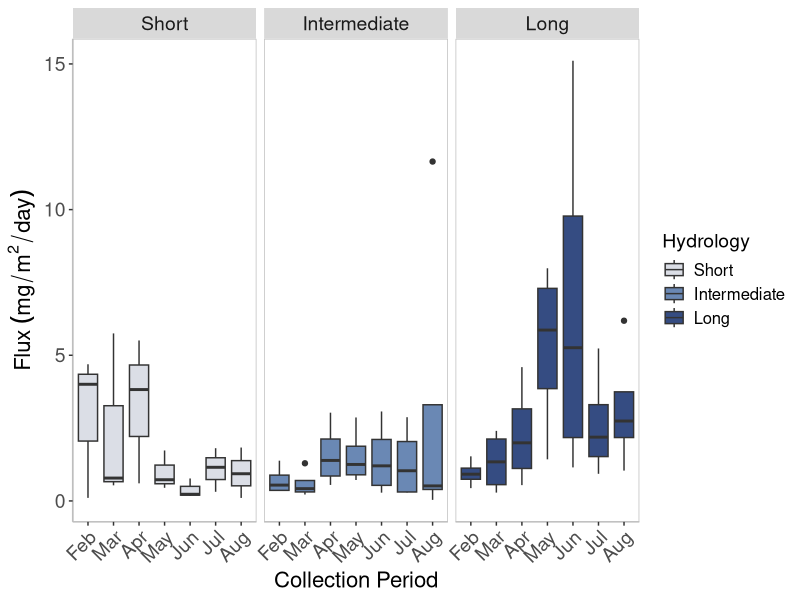
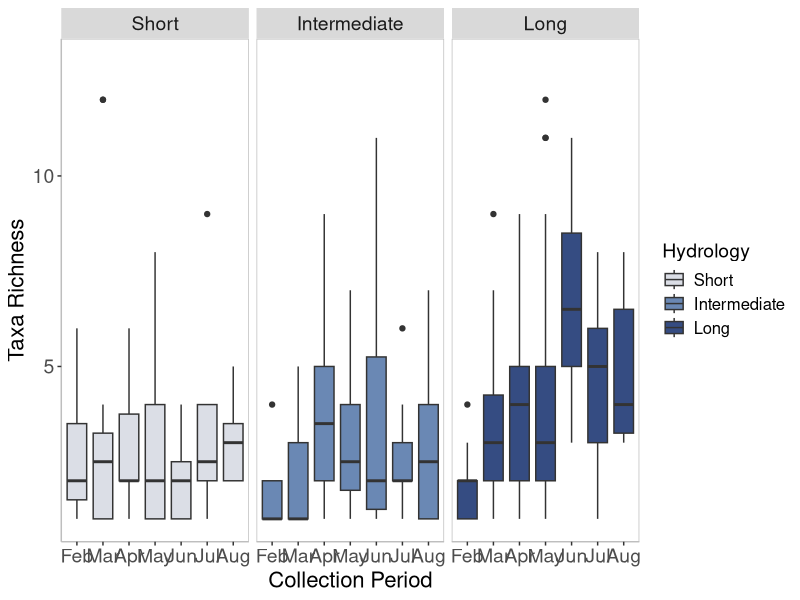
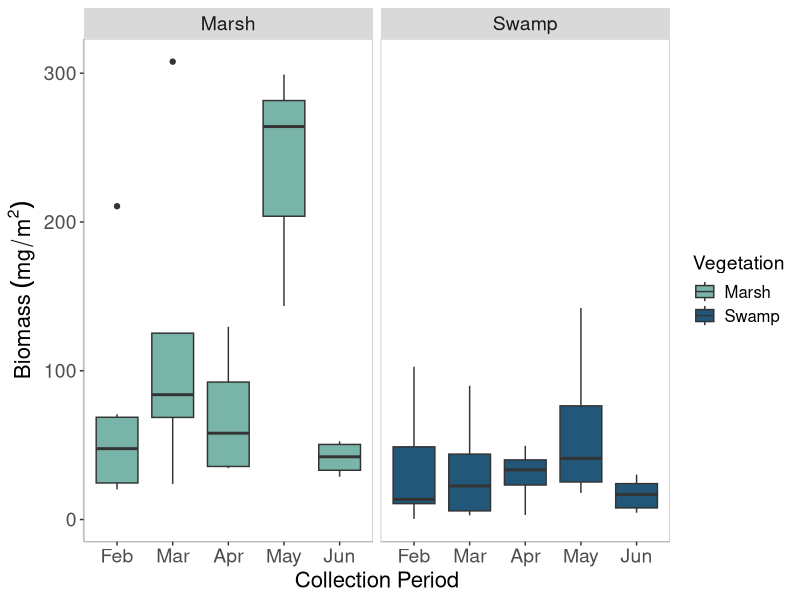
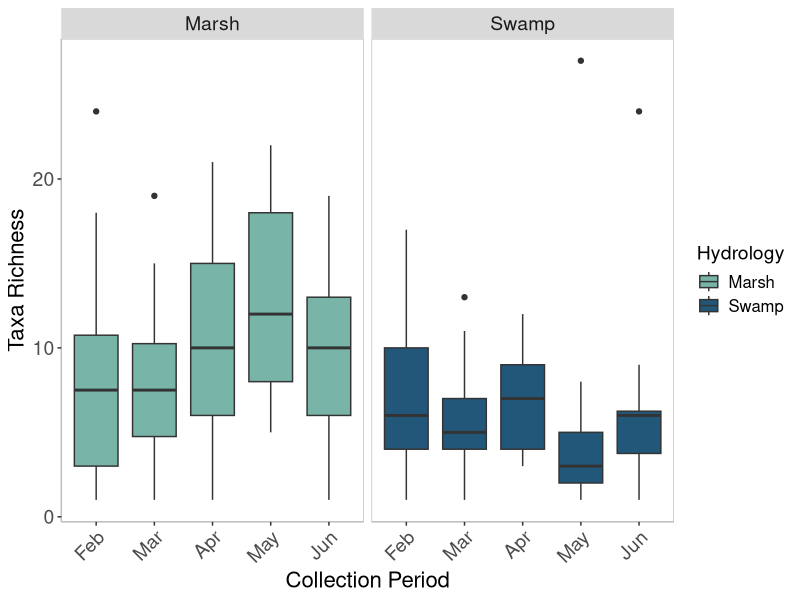
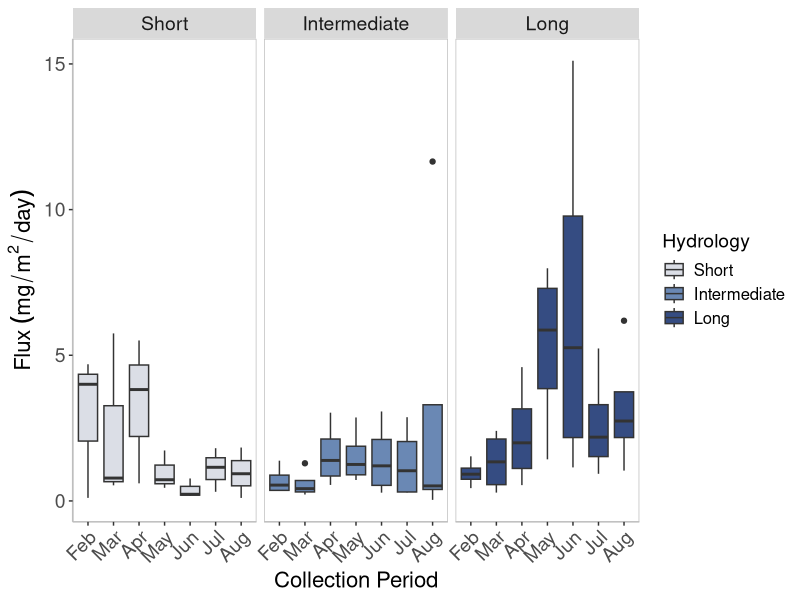
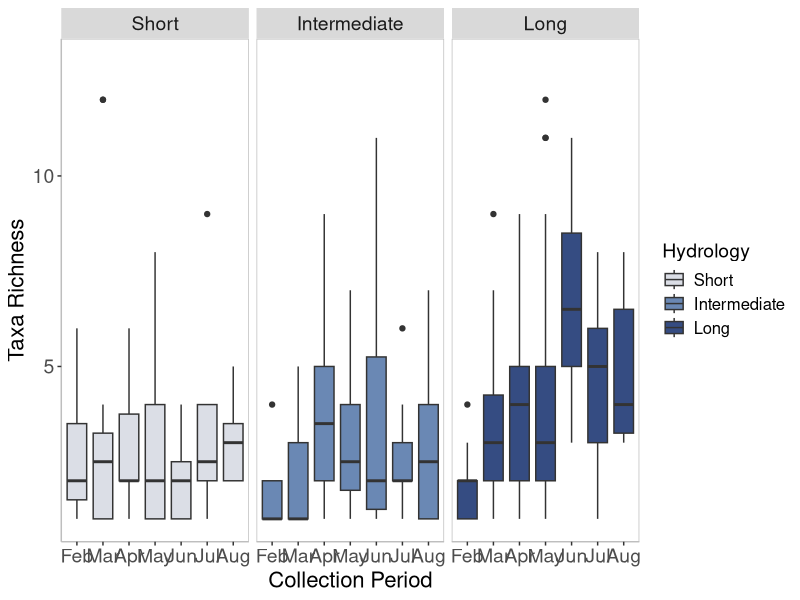
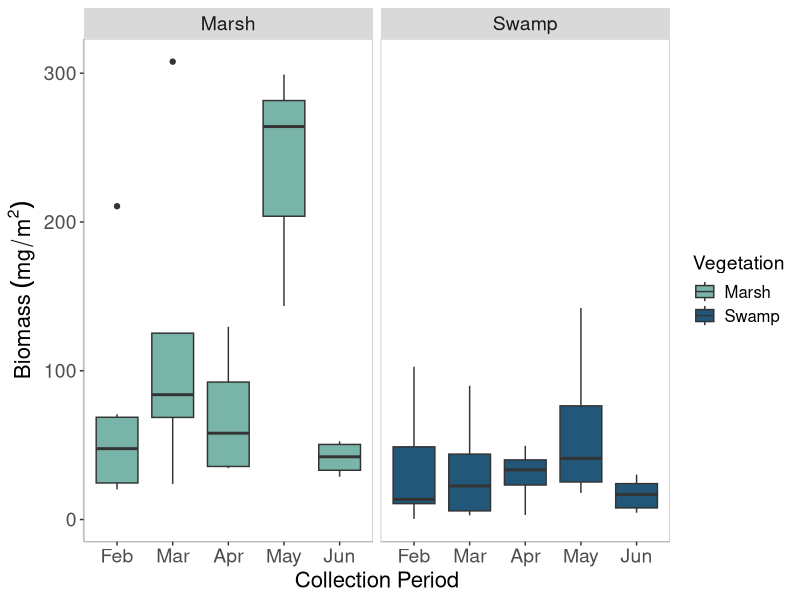
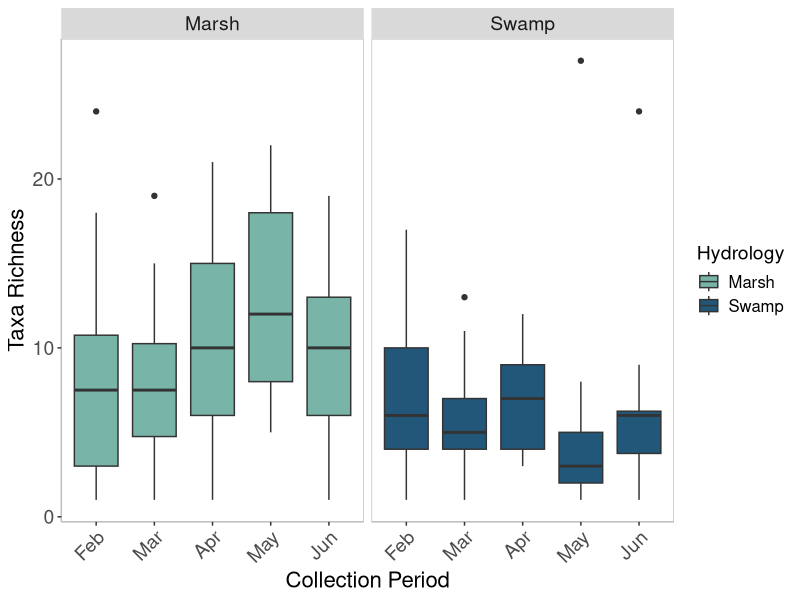

These charts were generated, in order, by the following R code:
### Figures 7-10
## Changes in emergence biomass and richness over time, figures 10 and 8
library(tidyr)
library(dplyr)
library(ggplot2)

# reading in the data
emergebiomass <- read.csv ("EmergeBiomassTotaled.csv")

biomasspersite <- emergebiomass %>%
  group_by(Wetland, DateCollected, Type, HLength, CoV, Sample) %>% 
  summarize(Biomass = sum (tot_biomass, na.rm = TRUE), 
            Density = sum (Density, na.rm = TRUE),
            .groups = "drop") 

# dividing the biomass collected on a given date by the number of days the trap
# had been collecting, therefore measuring the rate of flux (biomass/m^2/day)
biomasspersite <- biomasspersite %>%
  mutate(DateCollected = as.Date(DateCollected, format = "%m/%d/%Y")) %>% 
  group_by(DateCollected) %>%
  mutate(Flux = case_when(
    DateCollected == as.Date("2023-02-21") ~ Biomass / 7,
    DateCollected == as.Date("2024-02-21") ~ Biomass / 7,
    DateCollected == as.Date("2023-03-06") ~ Biomass / 13,
    DateCollected == as.Date("2023-03-05") ~ Biomass / 13,
    DateCollected == as.Date("2023-03-21") ~ Biomass / 15,
    DateCollected == as.Date("2023-04-05") ~ Biomass / 15,
    DateCollected == as.Date("2023-04-20") ~ Biomass / 15,
    DateCollected == as.Date("2023-05-03") ~ Biomass / 13,
    DateCollected == as.Date("2024-05-03") ~ Biomass / 13,
    DateCollected == as.Date("2023-05-12") ~ Biomass / 9,
    DateCollected == as.Date("2023-05-17") ~ Biomass / 14,
    DateCollected == as.Date("2023-05-31") ~ Biomass / 14,
    DateCollected == as.Date("2023-06-14") ~ Biomass / 14,
    DateCollected == as.Date("2023-06-15") ~ Biomass / 15,
    DateCollected == as.Date("2023-06-23") ~ Biomass / 23,
    DateCollected == as.Date("2023-06-22") ~ Biomass / 22,
    DateCollected == as.Date("2023-07-05") ~ Biomass / 16,
    DateCollected == as.Date("2023-07-06") ~ Biomass / 16,
    DateCollected == as.Date("2023-07-19") ~ Biomass / 14,
    DateCollected == as.Date("2024-07-19") ~ Biomass / 14,
    DateCollected == as.Date("2023-08-01") ~ Biomass / 13,
    TRUE ~ Biomass
  ))

# dividing the density of insects collected on a given date by the number of days the trap
# had been collecting, therefore measuring the rate of emergence (density/m^2/day)
biomasspersite <- biomasspersite %>%
  mutate(DateCollected = as.Date(DateCollected, format = "%m/%d/%Y")) %>% 
  group_by(DateCollected) %>%
  mutate(Emergence = case_when(
    DateCollected == as.Date("2023-02-21") ~ Density / 7,
    DateCollected == as.Date("2024-02-21") ~ Density / 7,
    DateCollected == as.Date("2023-03-06") ~ Density / 13,
    DateCollected == as.Date("2023-03-05") ~ Density / 13,
    DateCollected == as.Date("2023-03-21") ~ Density / 15,
    DateCollected == as.Date("2023-04-05") ~ Density / 15,
    DateCollected == as.Date("2023-04-20") ~ Density / 15,
    DateCollected == as.Date("2023-05-03") ~ Density / 13,
    DateCollected == as.Date("2024-05-03") ~ Density / 13,
    DateCollected == as.Date("2023-05-12") ~ Density / 9,
    DateCollected == as.Date("2023-05-17") ~ Density / 14,
    DateCollected == as.Date("2023-05-31") ~ Density / 14,
    DateCollected == as.Date("2023-06-14") ~ Density / 14,
    DateCollected == as.Date("2023-06-15") ~ Density / 15,
    DateCollected == as.Date("2023-06-23") ~ Density / 23,
    DateCollected == as.Date("2023-06-22") ~ Density / 22,
    DateCollected == as.Date("2023-07-05") ~ Density / 16,
    DateCollected == as.Date("2023-07-06") ~ Density / 16,
    DateCollected == as.Date("2023-07-19") ~ Density / 14,
    DateCollected == as.Date("2024-07-19") ~ Density / 14,
    DateCollected == as.Date("2023-08-01") ~ Density / 13,
    TRUE ~ Density
  ))

# simplifying dates into month vs day of month
biomasspersite <- biomasspersite %>%
  mutate(DateCollected = as.Date(DateCollected, format = "%m/%d/%Y")) %>%
  mutate(DateCollected = case_when(
    DateCollected == as.Date("2023-02-21") ~ "Feb",
    DateCollected == as.Date("2024-02-21") ~ "Feb",
    DateCollected == as.Date("2023-03-06") ~ "Mar",
    DateCollected == as.Date("2023-03-05") ~ "Mar",
    DateCollected == as.Date("2023-03-21") ~ "Mar",
    DateCollected == as.Date("2023-04-05") ~ "Apr",
    DateCollected == as.Date("2023-04-20") ~ "Apr",
    DateCollected == as.Date("2023-05-03") ~ "May",
    DateCollected == as.Date("2024-05-03") ~ "May",
    DateCollected == as.Date("2023-05-12") ~ "May",
    DateCollected == as.Date("2023-05-17") ~ "May",
    DateCollected == as.Date("2023-05-31") ~ "May",
    DateCollected == as.Date("2023-06-14") ~ "Jun",
    DateCollected == as.Date("2023-06-15") ~ "Jun",
    DateCollected == as.Date("2023-06-23") ~ "Jun",
    DateCollected == as.Date("2023-06-22") ~ "Jun",
    DateCollected == as.Date("2023-07-05") ~ "Jul",
    DateCollected == as.Date("2023-07-06") ~ "Jul",
    DateCollected == as.Date("2023-07-19") ~ "Jul",
    DateCollected == as.Date("2024-07-19") ~ "Jul",
    DateCollected == as.Date("2023-08-01") ~ "Aug",
    TRUE ~ as.character(DateCollected)
  )) %>%
  relocate(DateCollected, .before = 1)

# averaging biomass, density, flux, and emergence values per collection date and wetland
biomassacross<- biomasspersite %>%
  group_by(Wetland, DateCollected, Type, HLength) %>% 
  summarize(Biomass = mean (Biomass, na.rm = TRUE), 
            Density = mean (Density, na.rm = TRUE),
            Flux = mean (Flux, na.rm = TRUE),
            Emergence = mean (Emergence, na.rm = TRUE),
            .groups = "drop") 

# ensuring months are in the correct order
biomassacross$DateCollected = factor(biomassacross$DateCollected, levels = c("Feb", "Mar", "Apr",
                                                                             "May", "Jun", "Jul",
                                                                             "Aug"))
# ensuring hydroperiod is in the correct order
biomassacross$HLength = factor(biomassacross$HLength, levels=c("Short", "Intermediate",
                                                               "Long"))

# plotting figure 10
Figure10 <- ggplot(biomassacross, aes(x = DateCollected, y = Flux, fill = HLength)) +
  geom_boxplot() +
  labs(x = "Collection Period", y = bquote('Flux'~(mg/m^2/day))) +
  scale_fill_manual(values = c("Short" = "#DBDEE6", "Intermediate" = "#6A88B4",
                               "Long" = "#354C82"), name = "Hydrology") +
  facet_wrap(~ HLength, scales = "free_x") +
  theme(panel.background = element_rect(fill = "white"),
        panel.border = element_rect(color = "grey", fill = NA),
        axis.line = element_line(color = "grey"),
        axis.text = element_text(size = 14), 
        axis.title = element_text(size = 16), 
        strip.text = element_text(size = 14), 
        legend.title = element_text(size = 14), 
        legend.text = element_text(size = 12),
        axis.text.x = element_text(angle = 45, hjust = 1),
)
Figure10
ggsave("Figure10Sickingetal.png", plot = Figure10, dpi = 700, width = 12, height = 5, units = "in")


## RICHNESS ACROSS TIME VISUALIZATIONS (Figure 8)
# reading in richness data
richness<- read.csv("AnalysisDataPrepped.csv")

# simplifying dates for visualizations
richnessacross <- richness %>%
  mutate(DateCollected = as.Date(DateCollected, format = "%m/%d/%Y")) %>%
  mutate(DateCollected = case_when(
    DateCollected == as.Date("2023-02-21") ~ "Feb",
    DateCollected == as.Date("2024-02-21") ~ "Feb",
    DateCollected == as.Date("2023-03-06") ~ "Mar",
    DateCollected == as.Date("2023-03-05") ~ "Mar",
    DateCollected == as.Date("2023-03-21") ~ "Mar",
    DateCollected == as.Date("2023-04-05") ~ "Apr",
    DateCollected == as.Date("2023-04-20") ~ "Apr",
    DateCollected == as.Date("2023-05-03") ~ "May",
    DateCollected == as.Date("2024-05-03") ~ "May",
    DateCollected == as.Date("2023-05-12") ~ "May",
    DateCollected == as.Date("2023-05-17") ~ "May",
    DateCollected == as.Date("2023-05-31") ~ "May",
    DateCollected == as.Date("2023-06-14") ~ "Jun",
    DateCollected == as.Date("2023-06-15") ~ "Jun",
    DateCollected == as.Date("2023-06-23") ~ "Jun",
    DateCollected == as.Date("2023-06-22") ~ "Jun",
    DateCollected == as.Date("2023-07-05") ~ "Jul",
    DateCollected == as.Date("2023-07-06") ~ "Jul",
    DateCollected == as.Date("2023-07-19") ~ "Jul",
    DateCollected == as.Date("2024-07-19") ~ "Jul",
    DateCollected == as.Date("2023-08-01") ~ "Aug",
    TRUE ~ as.character(DateCollected)
  )) %>%
  relocate(DateCollected, .before = 1)

# making sure dates and hydroperiods are ordered correctly
richnessacross$DateCollected = factor (richnessacross$DateCollected, levels = c("Feb", "Mar", "Apr",
                                                                                "May", "Jun", "Jul",
                                                                                "Aug"))
richnessacross$HLength = factor (richnessacross$HLength, levels=c("Short", "Intermediate",
                                                                  "Long"))

# visualizing richness across the hydroperiod, grouped by hydrology
Figure8 <- ggplot(richnessacross, aes(x = DateCollected, y = Richness, fill = HLength)) +
  geom_boxplot() +
  labs(x = "Collection Period", y = "Taxa Richness") +
  scale_fill_manual(values = c("Short" = "#DBDEE6", "Intermediate" = "#6A88B4",
                               "Long" = "#354C82"), name = "Hydrology") +
  facet_wrap(~ HLength, scales = "free_x") +
  coord_cartesian(ylim = c(1, 13)) +
  theme(panel.background = element_rect(fill = "white"),
        panel.border = element_rect(color = "grey", fill = NA),
        axis.line = element_line(color = "grey"),
        axis.text = element_text(size = 14), 
        axis.title = element_text(size = 16), 
        strip.text = element_text(size = 14), 
        legend.title = element_text(size = 14), 
        legend.text = element_text(size = 12))
Figure8
ggsave("Figure8Sickingetal.png", plot = Figure8, dpi = 700, width = 12, height = 5, units = "in")


### Benthic biomass and richness across time, figures 7 and 9
library(tidyr)
library(dplyr)
library(ggplot2)

benthicbiomass <- read.csv ("BenthicBiomassTotaled.csv")

# total biomass per sample per collection date
biomasspersite <- benthicbiomass %>%
  group_by(Wetland, Date_collected, Type, HLength, CoV, Sample) %>% 
  summarize(Biomass = sum (tot_biomass, na.rm = TRUE), 
            Density = sum(Count, na.rm = TRUE),
            .groups = "drop") 

# average biomass per collection date
biomasspersite <- biomasspersite %>%
  group_by(Wetland, Date_collected, Type, HLength, CoV) %>% 
  summarize(Biomass = mean (Biomass, na.rm = TRUE), 
            Density = mean (Density, na.rm = TRUE),
            .groups = "drop") 
# making dates into
biomassacross <- biomasspersite %>%
  mutate(Date_collected = as.Date(Date_collected, format = "%m/%d/%Y")) %>%
  mutate(Date_collected = case_when(
    Date_collected == as.Date("2023-02-09") ~ "Feb",
    Date_collected == as.Date("2023-03-07") ~ "Mar",
    Date_collected == as.Date("2023-04-12") ~ "Apr",
    Date_collected == as.Date("2023-05-12") ~ "May",
    Date_collected == as.Date("2023-06-22") ~ "Jun",
    TRUE ~ as.character(Date_collected)
  ))%>%
  relocate(Date_collected, .before = 1)

# making sure collection month and hydroperiod are ordered correctly
biomassacross$DateCollected = factor(biomassacross$Date_collected, levels = c("Feb", "Mar", "Apr", "May", "Jun"))
biomassacross$HLength = factor(biomassacross$HLength, levels=c("Short", "Intermediate",
                                                               "Long"))

# visualizing biomass across the hydroperiod, grouped by veg (Figure 9)
Figure9 <- ggplot(biomassacross, aes(x = DateCollected, y = Biomass, fill = Type)) +
  geom_boxplot() +
  labs(x = "Collection Period", y = bquote('Biomass'~(mg/m^2))) +
  scale_fill_manual(values = c("Marsh" = "#79B4A9",
                               "Swamp" = "#22577A"), name = "Vegetation") +
  facet_wrap(~ Type, scales = "free_x") +
  theme(panel.background = element_rect(fill = "white"),
        panel.border = element_rect(color = "grey", fill = NA),
        axis.line = element_line(color = "grey"),
        axis.text = element_text(size = 14), # Increase axis text size
        axis.title = element_text(size = 16), # Increase axis title text size
        strip.text = element_text(size = 14), # Increase facet label text size
        legend.title = element_text(size = 14), # Increase legend title text size
        legend.text = element_text(size = 12))
Figure9
ggsave("Figure9Sickingetal.png", plot = Figure9, dpi = 700, width = 10, height = 5, units = "in")


## RICHNESS ACROSS THE HYDROPERIOD
#reading in data
benthicrichness <- read.csv ("BenthicBiomassTotaled.csv")

# calculating richness based on distinct number of taxa per wetland/collection date/sample
richness <- benthicrichness %>%
  group_by(Wetland, Date_collected, Sample) %>%
  summarise(richness = n_distinct(Taxa)) %>%
  ungroup()

# adding in metadata
richnesspersite <- richness %>%
  mutate(Type = case_when(
    Wetland == "W15" ~ "Marsh",
    Wetland == "W21" ~ "Marsh",
    Wetland == "W53" ~ "Marsh",
    Wetland == "W46" ~ "Marsh",
    Wetland == "W37" ~ "Marsh",
    Wetland == "W42" ~ "Marsh",
    Wetland == "W11" ~ "Swamp",
    Wetland == "W68" ~ "Swamp",
    Wetland == "W58" ~ "Swamp",
    Wetland == "W32" ~ "Swamp",
    Wetland == "W52" ~ "Swamp",
  )) %>%
  relocate(Type, .before = 1) %>%
  mutate(HLength = case_when(
    Wetland == "W15" ~ "Short",
    Wetland == "W21" ~ "Intermediate",
    Wetland == "W53" ~ "Intermediate",
    Wetland == "W46" ~ "Long",
    Wetland == "W37" ~ "Short",
    Wetland == "W42" ~ "Long",
    Wetland == "W11" ~ "Long",
    Wetland == "W68" ~ "Intermediate",
    Wetland == "W58" ~ "Long",
    Wetland == "W32" ~ "Short",
    Wetland == "W52" ~ "Intermediate",
  )) %>%
  relocate(HLength, .before = 1)

# simplifying date into month collected
richnessacross<- richnesspersite %>%
  mutate(Date_collected = as.Date(Date_collected, format = "%m/%d/%Y")) %>%
  mutate(Date_collected = case_when(
    Date_collected == as.Date("2023-02-09") ~ "Feb",
    Date_collected == as.Date("2023-03-07") ~ "Mar",
    Date_collected == as.Date("2023-04-12") ~ "Apr",
    Date_collected == as.Date("2023-05-12") ~ "May",
    Date_collected == as.Date("2023-06-22") ~ "Jun",
    TRUE ~ as.character(Date_collected)
  ))%>%
  relocate(Date_collected, .before = 1)

# ensuring dates and hydroperiods are ordered correctly
richnessacross$DateCollected = factor(richnessacross$Date_collected, levels = c("Feb", "Mar", "Apr", "May", "Jun"))
richnessacross$HLength = factor(richnessacross$HLength, levels=c("Short", "Intermediate",
                                                                 "Long"))

# visualizing richness across the hydroperiod, grouped by veg (Figure 7)
Figure7 <- ggplot(richnessacross, aes(x = DateCollected, y = richness, fill = Type)) +
  geom_boxplot() +
  labs(x = "Collection Period", y = "Taxa Richness") +
  scale_fill_manual(values = c("Marsh" = "#79B4A9",
                               "Swamp" = "#22577A"), name = "Hydrology") +
  facet_wrap(~ Type, scales = "free_x") +
  theme(panel.background = element_rect(fill = "white"),
        panel.border = element_rect(color = "grey", fill = NA),
        axis.line = element_line(color = "grey"),
        axis.text = element_text(size = 14), 
        axis.title = element_text(size = 16), 
        strip.text = element_text(size = 14), 
        legend.title = element_text(size = 14), 
        legend.text = element_text(size = 12),
        axis.text.x = element_text(angle = 45, hjust = 1))
Figure7
ggsave("Figure7Sickingetal.png", plot = Figure7, dpi = 700, width = 10, height = 5, units = "in")
